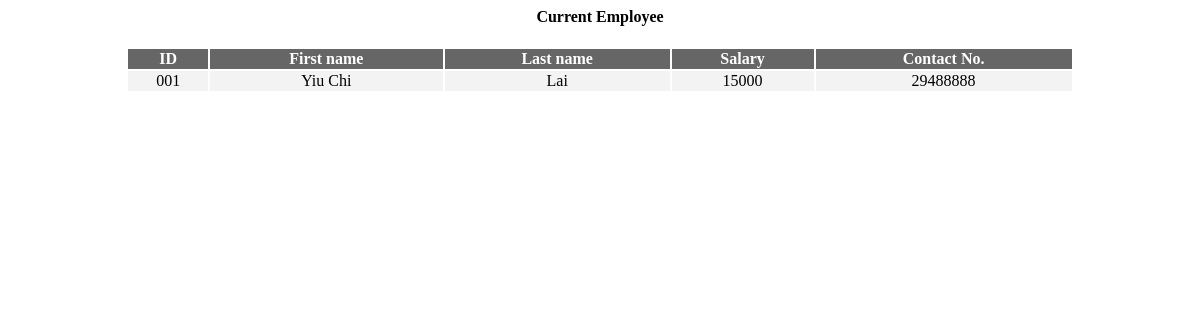
/functions/get_employee.php, run on an earlier commit of the app's database.
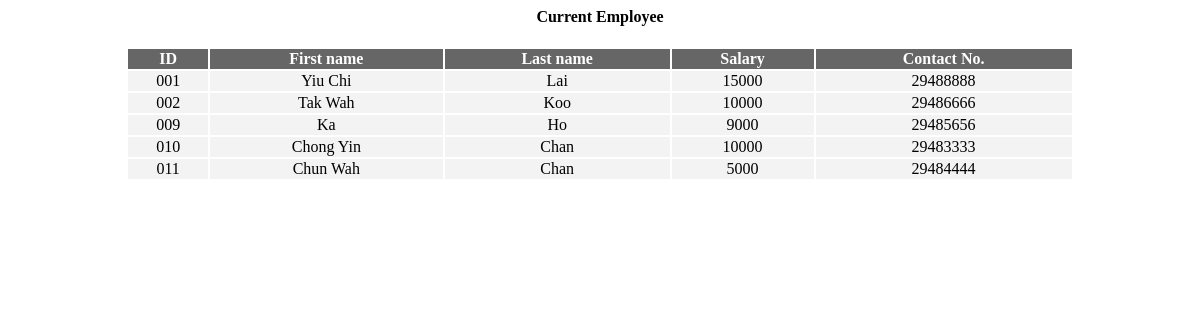
And on a later commit of the database.
### tables this page shows
CREATE TABLE `employee` (
  `id` varchar(10) NOT NULL,
  `fname` varchar(20) NOT NULL,
  `lname` varchar(20) NOT NULL,
  `salary` int(12) NOT NULL,
  `tel` text NOT NULL,
  `dismissed` tinyint(1) NOT NULL,
  `position` text NOT NULL
);

### functions/get_employee.php (the view, shortened to what this page needs)
<!DOCTYPE>
<html>
	<head>
		<link rel="stylesheet" href="/css/table.css">
	</head>
	<body>
		<div style="margin:auto;text-align:center;width:80%">
			<h4>Current Employee</h4>
		</div>
		<?php
		include($_SERVER['DOCUMENT_ROOT'].'/connect.php');
		$sql = "SELECT * FROM employee";
		$result = mysqli_query($conn, $sql);
		if ($result){
			echo '
			<table style="margin:auto;width:80%" />
			<thead>
			<tr>
				<th align="center">ID</th>
				<th align="center">First name</th>
				<th align="center">Last name</th>
				<th align="center">Salary</th>
				<th align="center">Contact No.</th>
			</tr>
			</thead>
			<tbody>
			';
			while ($row = mysqli_fetch_array($result, MYSQLI_ASSOC)){
				if ($row['dismissed'] == 0){
					echo '<tr><td align="center">'.$row['id'].'<td align="center">'.$row['fname'].
					'<td align="center">'.$row['lname'].'<td align="center">'.$row['salary'].
					'<td align="center">'.$row['tel'].'</td></tr>';
				} else {
				}
			}
			echo '</tbody></table>';
		} else {
			echo "<script>alert ('Fetch result error')</script>";
		}
		?>
	</body>
</html>

### css/table.css (style rules this page uses)
th { background-color: #666666; color: white; }
td { background-color: #f3f3f3; color: #000000; }

What changed in the data, as far as the page shows it:
added employee: id "002", fname "Tak Wah", lname "Koo", salary "10000", tel "29486666"
added employee: id "009", fname "Ka", lname "Ho", salary "9000", tel "29485656"
added employee: id "010", fname "Chong Yin", lname "Chan", salary "10000", tel "29483333"
added employee: id "011", fname "Chun Wah", lname "Chan", salary "5000", tel "29484444"
